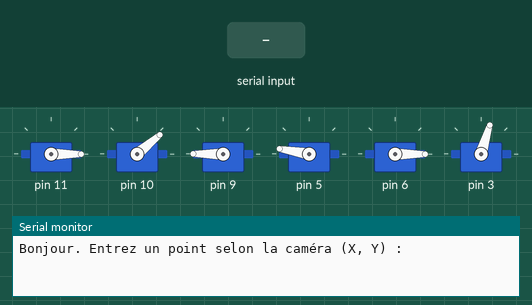
The sketch below on a simulated Arduino Uno, built with avr-gcc and run on an emulated ATmega328P. Shown: 6 × servo, the last lines printed to the serial monitor. The inputs (shaded band) are chosen by the test bench.

Above: at 7.2 s.
7.3 s: "90,45\n" received over Serial
At 11.0 s:
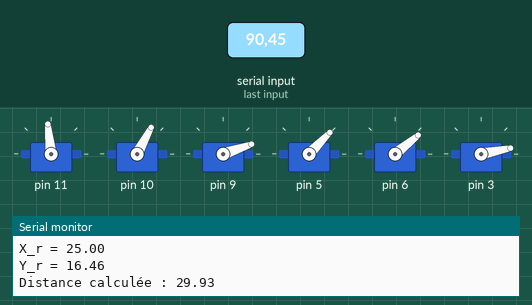
At 12.5 s:
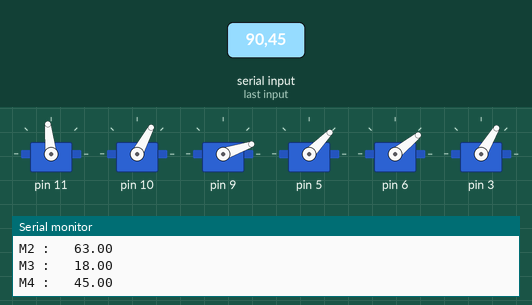
13.3 s: "90,45\n" received over Serial
At 21.3 s:
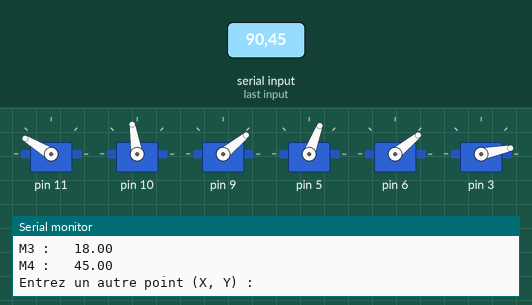
Timing chart, 0 to 22.3 s (numbered marks = the images above; inputs shaded):
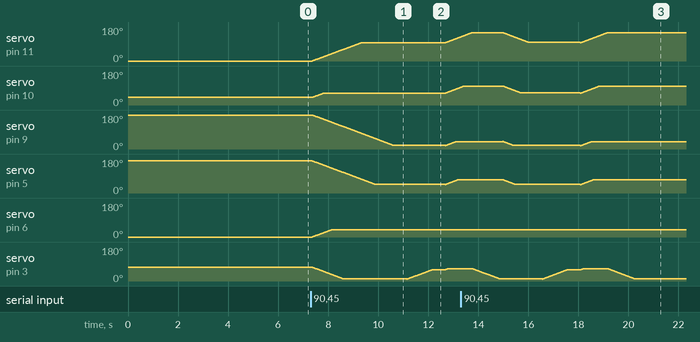

Measured:
- after the input at 7.3 s, servo on pin 11: moves from 0° to 127° over 5.9 s, starting after 0.07 s; servo on pin 10: moves from 40° to 93° over 5.9 s, starting after 0.07 s; servo on pin 6: moves from 0° to 39° over 0.78 s, starting after 0.07 s

The sketch:

cam_action.ino
```cpp
#include <Arduino.h>
#include <math.h>
#include <Braccio.h>
#include <Servo.h>

Servo base;
Servo shoulder;
Servo elbow;
Servo wrist_rot;
Servo wrist_ver;
Servo gripper;

void calcule_angles(float X, float Y);

void setup() {
  Serial.begin(9600);
  Braccio.begin();
  Serial.println("Bonjour. Entrez un point selon la caméra (X, Y) : "); // pointe de la caméra
}

void loop() {
  static String inputString = "";
  static bool stringComplete = false;

  // Vérifie si des données sont disponibles sur le port série
  while (Serial.available()) {
    char inChar = (char)Serial.read();
    if (inChar == '\n') {
      stringComplete = true;
    } else {
      inputString += inChar;
    }
  }

  // Si une ligne complète est reçue
  if (stringComplete) {
    Serial.print("Point reçu : ");
    Serial.println(inputString);

    // Extraire X et Y de la chaîne
    int commaIndex = inputString.indexOf(',');
    if (commaIndex > 0) {
      float X = inputString.substring(0, commaIndex).toFloat();
      float Y = inputString.substring(commaIndex + 1).toFloat();

      Serial.print("X_cam = ");
      Serial.println(X);
      Serial.print("Y_cam = ");
      Serial.println(Y);
      if(X>130){
        float X_r = 50 - X/3.67;
        float Y_r = 4.3+Y/3.7;
      }else if(X<130 && X>90){
        float X_r = 50 - X/4.6;
        float Y_r = 4.3+Y/3.7;
      }else{
          float X_r = 50 - X/4.67;
          float Y_r = 4.3+Y/3.7;
          }

      float X_r = 50 - X/3.6;
      float Y_r = 4.3+Y/3.7;

      Serial.print("X_r = ");
      Serial.println(X_r);
      Serial.print("Y_r = ");
      Serial.println(Y_r);

      // Calculer la distance D
      float D = sqrt(pow(X_r, 2) + pow(Y_r, 2));
      Serial.print("Distance calculée : ");
      Serial.println(D);

      // Vérifier si la distance est acceptable
      if (D >= 12 && D <= 42) {
        // Calculer et afficher les angles pour les nouvelles coordonnées
        calcule_angles(X_r, Y_r);                                     /////////////////////////////////////////////////////////
        delay(500);
        Braccio.ServoMovement(20, 150, 100, 40, 70, 40, 65);

        Braccio.ServoMovement(20, 150, 100, 40, 70, 40, 10);
      } else {
        Serial.println("Cette distance n'est pas acceptable.");
      }
    } else {
      Serial.println("Format incorrect. Entrez les coordonnées sous la forme X,Y");
    }

    // Réinitialiser pour la prochaine entrée
    inputString = "";
    stringComplete = false;
    Serial.println("Entrez un autre point (X, Y) : ");
  }
}

void calcule_angles(float X, float Y) {
  int a1 = 6;
  int a2 = 13;
  int a3 = 13;
  int a4 = 19.5;

  // Calculer la distance D
  float D = sqrt(pow(X, 2) + pow(Y, 2));

  // Convertir l'angle en radians pour les calculs trigonométriques
  float angle_B = radians(90 - 2 * (D - 12));

  // Calculer les coordonnées de C
  float Cx = D - a4 * cos(angle_B);
  float Cy = a4 * sin(angle_B) - a1;

  // Calculer la distance r
  float r = sqrt(pow(Cx, 2) + pow(Cy, 2));

  // Calculer les angles en radians
  float angle_M1_r = atan2(Y, X);
  float angle_M2_r = atan2(Cy, Cx) + acos((pow(a2, 2) + pow(r, 2) - pow(a3, 2)) / (2 * r * a2));
  float angle_M3_r = acos((pow(a2, 2) + pow(a3, 2) - pow(r, 2)) / (2 * a2 * a3)) - PI / 2;
  float angle_M4_r = PI - angle_B - angle_M2_r - angle_M3_r;

  // Convertir les angles en degrés
  float angle_M1_d = round(130 - degrees(angle_M1_r));
  float angle_M2_d = round(degrees(angle_M2_r));
  float angle_M3_d = round(degrees(angle_M3_r));
  float angle_M4_d = round(degrees(angle_M4_r));
  float angle_M5_d = 40;
  float angle_M6_d = 10;


  // Vérifier et corriger les angles négatifs
  if (angle_M1_d < 0) angle_M1_d = 0;
  if (angle_M2_d < 0) angle_M2_d = 0;
  if (angle_M3_d < 0) angle_M3_d = 0;
  if (angle_M4_d < 0) angle_M4_d = 0;

   if (angle_M1_d >= 0 && angle_M1_d <= 180 &&
        angle_M2_d >= 15 && angle_M2_d <= 165 &&
        angle_M3_d >= 0 && angle_M3_d <= 180 &&
        angle_M4_d >= 0 && angle_M4_d <= 180 &&
        angle_M5_d >= 0 && angle_M5_d <= 180 &&
        angle_M6_d >= 10 && angle_M6_d <= 73) {
      Braccio.ServoMovement(20, angle_M1_d, angle_M2_d, angle_M3_d, angle_M4_d, angle_M5_d, angle_M6_d);
      delay(500);
      Braccio.ServoMovement(20, angle_M1_d, angle_M2_d, angle_M3_d, angle_M4_d, angle_M5_d, 60);
    } else {
      Serial.println("Un ou plusieurs angles ne sont pas dans les plages autorisées.");
    }

  // Afficher les résultats
  Serial.print("M1 :   ");
  Serial.println(angle_M1_d);
  Serial.print("M2 :   ");
  Serial.println(angle_M2_d);
  Serial.print("M3 :   ");
  Serial.println(angle_M3_d);
  Serial.print("M4 :   ");
  Serial.println(angle_M4_d);
}
```
